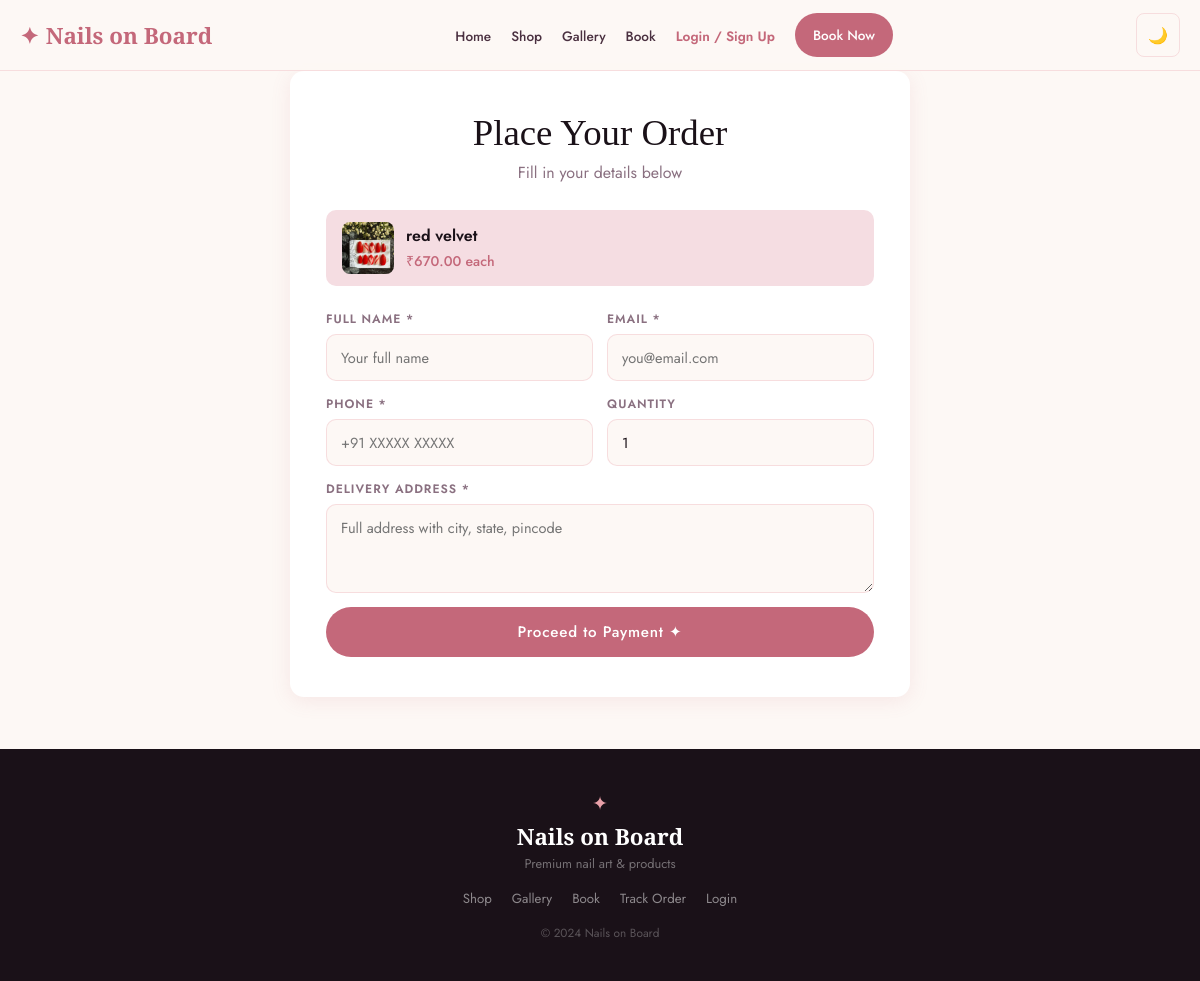
Page /order/1 on the committed database.
### app.py (models this page shows)
class NailProduct(db.Model):
    id             = db.Column(db.Integer, primary_key=True)
    name           = db.Column(db.String(120), nullable=False)
    description    = db.Column(db.Text, nullable=False)
    price          = db.Column(db.Float, nullable=False)
    category       = db.Column(db.String(80), nullable=False)
    image_filename = db.Column(db.String(200), nullable=True)
    in_stock       = db.Column(db.Boolean, default=True)
    created_at     = db.Column(db.DateTime, default=datetime.utcnow)

### app.py (the view, shortened to what this page needs)
@app.route('/order/<int:pid>', methods=['GET', 'POST'])
def place_order(pid):
    product  = NailProduct.query.get_or_404(pid)
    customer = Customer.query.filter_by(email=session['customer_email']).first() if session.get('customer_logged_in') else None
    return render_template('order.html', product=product, customer=customer)

### templates/order.html (shortened to what this page needs)
{% extends "base.html" %}
{% block content %}
<section class="form-section">
  <div class="form-card">
    <div class="form-header"><h1>Place Your Order</h1><p>Fill in your details below</p></div>
    <div class="order-product-summary">
      {% if product.image_filename %}<img src="{{ url_for('static', filename='uploads/nails/' + product.image_filename) }}" alt="{{ product.name }}"/>
      {% else %}<div class="order-product-icon">💅</div>{% endif %}
      <div><strong>{{ product.name }}</strong><span>₹{{ "%.2f"|format(product.price) }} each</span></div>
    </div>
    <form method="POST" class="styled-form">
      <div class="form-row">
        <div class="form-group"><label>Full Name *</label><input type="text" name="name" required value="{{ customer.name if customer else '' }}" placeholder="Your full name"/></div>
        <div class="form-group"><label>Email *</label><input type="email" name="email" required value="{{ customer.email if customer else '' }}" placeholder="you@email.com"/></div>
      </div>
      <div class="form-row">
        <div class="form-group"><label>Phone *</label><input type="tel" name="phone" required value="{{ customer.phone if customer else '' }}" placeholder="+91 XXXXX XXXXX"/></div>
        <div class="form-group"><label>Quantity</label><input type="number" name="quantity" min="1" max="20" value="1" required/></div>
      </div>
      <div class="form-group full"><label>Delivery Address *</label><textarea name="address" required rows="3" placeholder="Full address with city, state, pincode"></textarea></div>
      <button type="submit" class="btn btn-primary btn-lg full-width">Proceed to Payment ✦</button>
    </form>
  </div>
</section>
{% endblock %}

### static/css/style.css (style rules this page uses)
:root,[data-theme="light"] { --rose:#e8a0a8; --deep-rose:#c4687a; --blush:#f5dde2; --cream:#fdf8f5; --dark:#1a1118; --mid:#4a3040; --muted:#8a7080; --white:#ffffff; --gold:#d4a96a; --bg:var(--cream); --card:#ffffff; --text:var(--dark); --text-muted:var(--muted); --border:rgba(232,160,168,.3); --shadow:0 4px 20px rgba(196,104,122,.12); --radius:14px; --tr:.3s ease; --nav-bg:rgba(253,248,245,.92); }
*,*::before,*::after { box-sizing:border-box;margin:0;padding:0 }
html { scroll-behavior:smooth }
body { font-family:'Jost',sans-serif;background:var(--bg);color:var(--text);min-height:100vh;overflow-x:hidden;transition:background .3s,color .3s }
img { max-width:100%;height:auto;display:block }
.btn { display:inline-block;text-decoration:none;padding:11px 24px;border-radius:40px;font-family:'Jost',sans-serif;font-size:.87rem;font-weight:500;letter-spacing:.05em;cursor:pointer;border:none;transition:all var(--tr);text-align:center }
.btn-primary { background:var(--deep-rose);color:#fff }
.btn-lg { padding:14px 34px;font-size:.95rem }
.full-width { width:100%;display:block }
.form-section { max-width:660px;margin:0 auto 52px;padding:0 20px }
.form-card { background:var(--card);border-radius:var(--radius);padding:26px 22px;box-shadow:var(--shadow) }
@media (min-width:600px) { .form-card { padding:40px 36px } }
.form-header { text-align:center;margin-bottom:26px }
.form-header h1 { font-family:'Cormorant Garamond',serif;font-size:clamp(1.7rem,5vw,2.3rem);font-weight:400;color:var(--text) }
.form-header p { color:var(--text-muted);margin-top:7px }
.order-product-summary { display:flex;align-items:center;gap:12px;background:var(--blush);border-radius:10px;padding:12px 16px;margin-bottom:24px }
.order-product-summary img { width:52px;height:52px;border-radius:8px;object-fit:cover;flex-shrink:0 }
.order-product-summary strong { display:block;font-weight:600;color:var(--text);margin-bottom:2px }
.order-product-summary span { color:var(--deep-rose);font-weight:500;font-size:.88rem }
.styled-form { display:flex;flex-wrap:wrap;gap:14px }
.form-row { display:grid;grid-template-columns:1fr;gap:14px;width:100% }
@media (min-width:500px) { .form-row { grid-template-columns:1fr 1fr } }
.form-group { display:flex;flex-direction:column }
.form-group.full { width:100% }
.form-group label { font-size:.76rem;font-weight:600;letter-spacing:.08em;text-transform:uppercase;color:var(--text-muted);margin-bottom:6px }
.form-group input,.form-group textarea,.form-group select { padding:12px 14px;border:1.5px solid var(--border);border-radius:10px;font-family:'Jost',sans-serif;font-size:.91rem;color:var(--text);background:var(--bg);transition:border-color var(--tr);outline:none;width:100% }
.btn,.nav-cta,.btn-sm,.btn-lg { min-height:44px;display:inline-flex;align-items:center;justify-content:center }
.full-width { display:flex }

### rows in the picture
NailProduct: image_filename (picture), name "red velvet", price "670.00"
